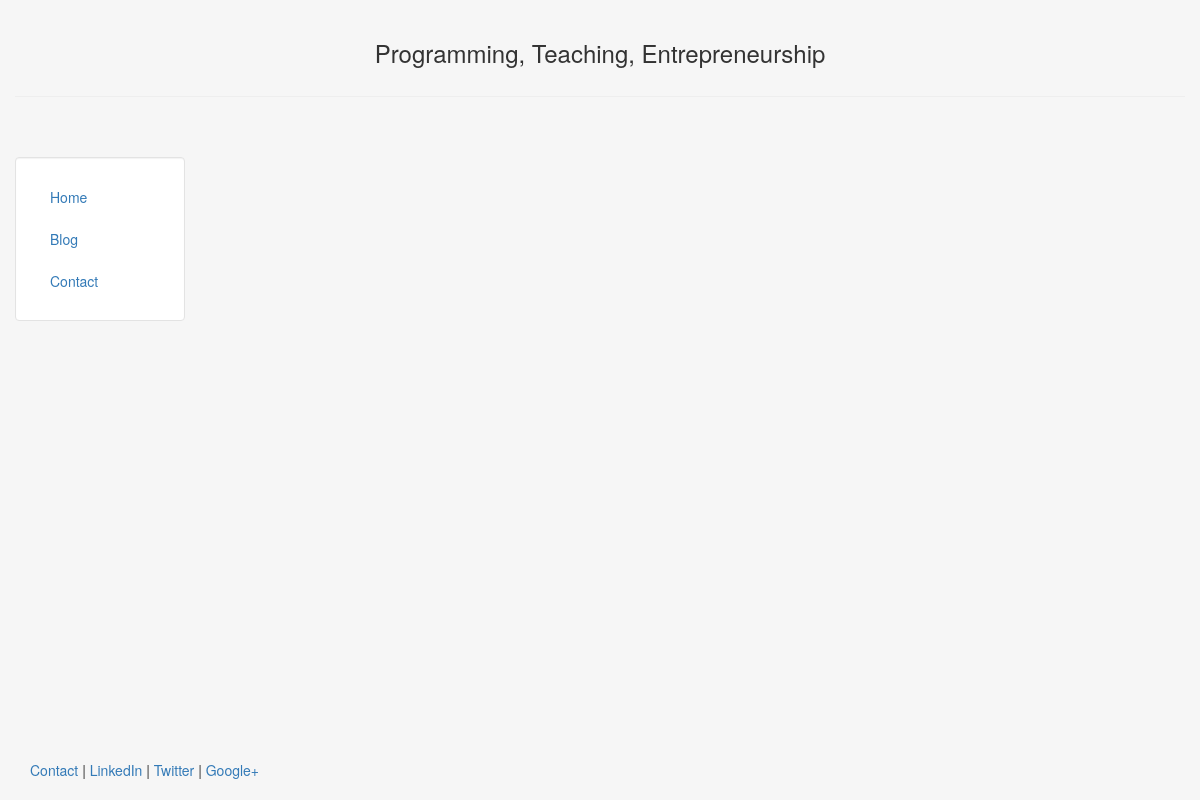
/blog/, run on an earlier commit of the app's database.
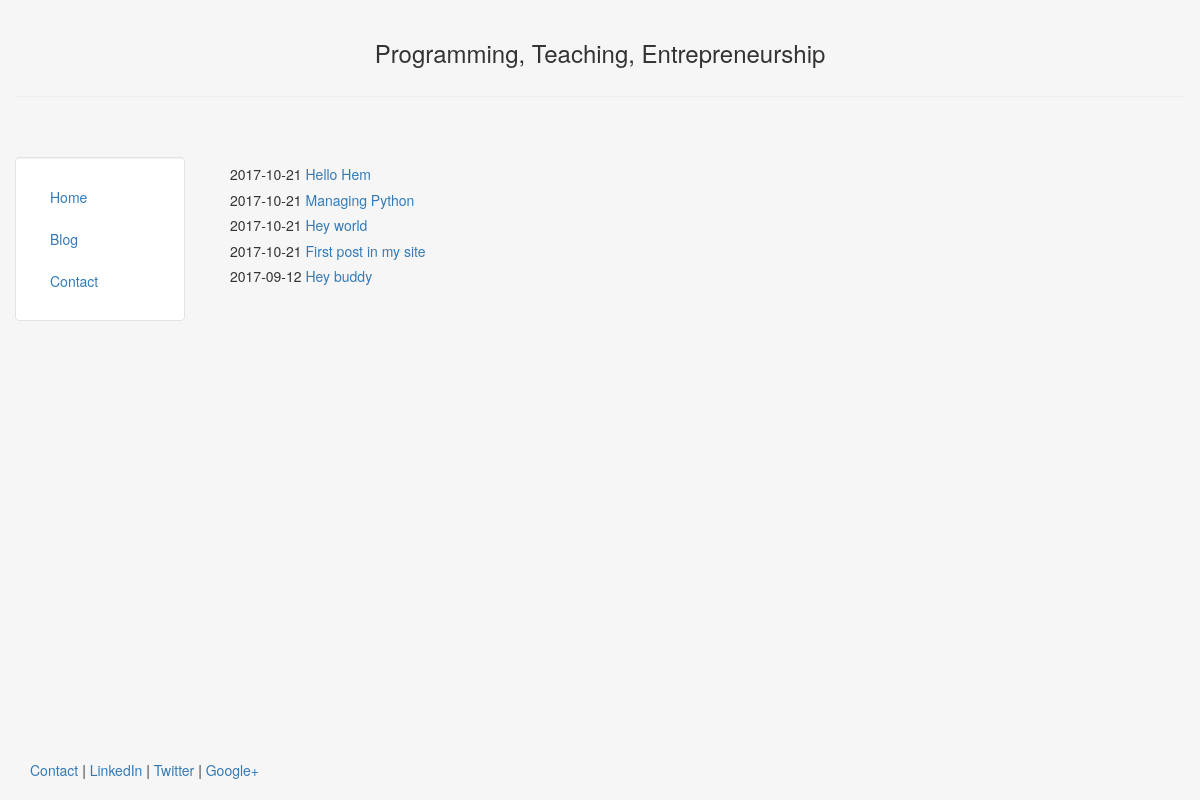
And on a later commit of the database.
### blog/models.py (models this page shows, shortened)
class Post(models.Model):
    title = models.CharField(max_length=140)
    body = models.TextField()
    date = models.DateTimeField()

### blog/templates/blog/blog.html
{% extends "personal/header.html" %}
{% block content %}
	{% for post in object_list %}
		<h5>{{ post.date|date:"Y-m-d" }} <a href="/blog/{{ post.id }}"> {{ post.title }}</a></h5>
	{% endfor %}
{% endblock %}

### personal/templates/personal/header.html (shortened to what this page needs)
<!DOCTYPE html>
<html lang="en">
<head>
	{% load staticfiles %}
	<link rel="stylesheet" href="{% static 'personal/css/bootstrap.min.css' %}" type = "text/css"/>
</head>
<body class="body" style="background-color:#f6f6f6">
	<div class="container-fluid" style="min-height:95%; ">
		<div class="row">
			  <div class="col-sm-12">
				  <br>
				  <center>
				  <h3>Programming, Teaching, Entrepreneurship</h3>
				  </center>
			  </div>
		</div><hr>
		<div class="row">
		  <div class="col-sm-2">
		  <br>
		  <br>
			<div class="well bs-sidebar" id="sidebar" style="background-color:#fff">
			  <ul class="nav nav-pills nav-stacked">
				<li><a href='/'>Home</a></li>
				<li><a href='/blog/'>Blog</a></li>
				<li><a href='/contact/'>Contact</a></li>
			  </ul>
			</div>
		  </div>
		  <div class="col-sm-10">
			<div class='container-fluid'>
			<br><br>
			   {% block content %}
			   {% endblock %}
			</div>
		  </div>
		</div>
	</div>
	<footer>
		<div class="container-fluid" style='margin-left:15px'>
			<p><a href="#" target="blank">Contact</a> | <a href="#" target="blank">LinkedIn</a> | <a href="#" target="blank">Twitter</a> | <a href="#" target="blank">Google+</a></p>
		</div>
	</footer>
</body>
</html>

### personal/templates/personal/header.html (style rules this page uses)
html, body { height:100% }

What changed in the data, as far as the page shows it:
added Post: date "2017-10-21", title "Hello Hem"
added Post: date "2017-10-21", title "Managing Python"
added Post: date "2017-10-21", title "Hey world"
added Post: date "2017-10-21", title "First post in my site"
added Post: date "2017-09-12", title "Hey buddy"
